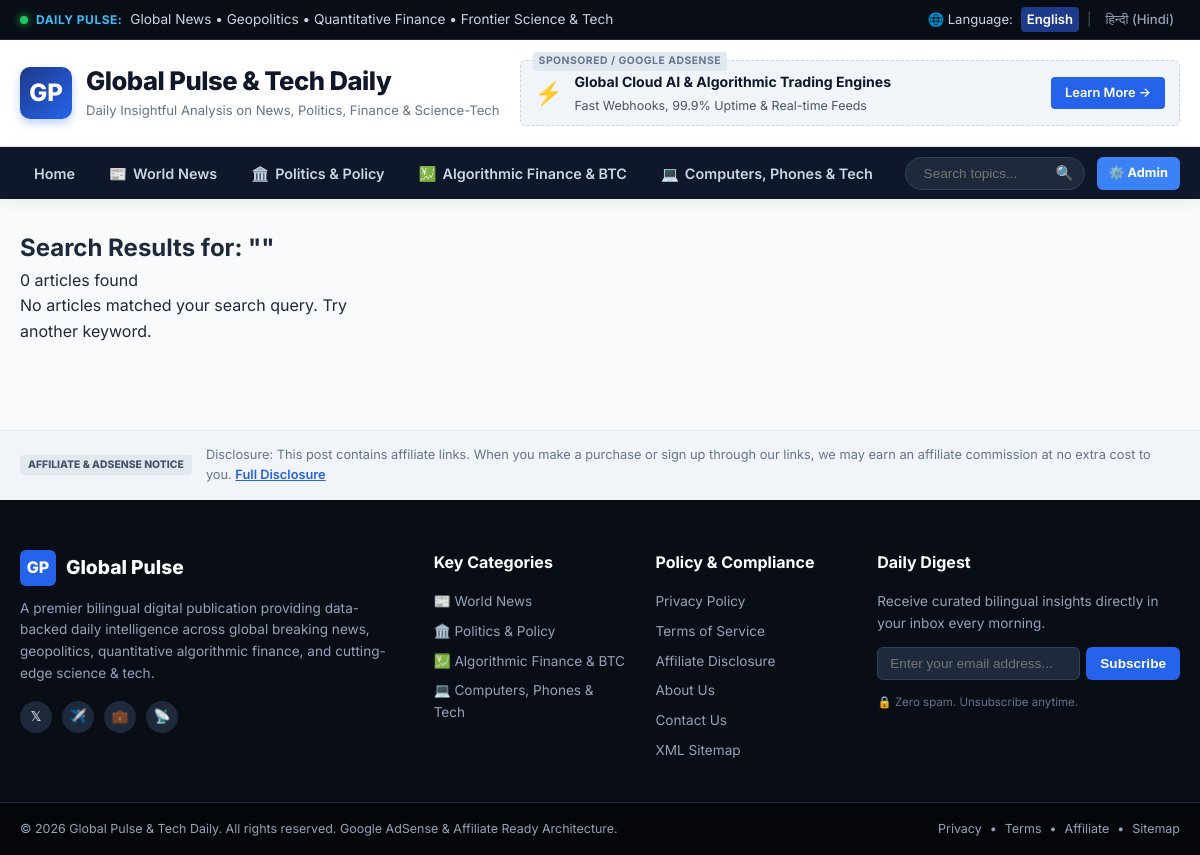
Screenshot of /search with the database file from the repository.
### tables this page shows
CREATE TABLE settings (
            key TEXT PRIMARY KEY,
            value TEXT
        );

### app.py (the view, shortened to what this page needs)
@app.route('/search')
def search():
    query = request.args.get('q', '').strip()
    posts = []
    return render_template('search.html', query=query, posts=posts)

### app.py (called while the page is built)
@app.context_processor
def inject_globals():
    lang = request.args.get('lang') or request.cookies.get('site_lang', 'en')
    settings = get_settings()
    return dict(
        lang=lang,
        settings=settings,
        categories=CATEGORY_META,
        current_year=datetime.now().year
    )

### database.py (called while the page is built)
def get_db():
    conn = sqlite3.connect(DB_PATH)
    conn.row_factory = sqlite3.Row
    return conn

def get_settings():
    conn = get_db()
    cursor = conn.cursor()
    cursor.execute("SELECT key, value FROM settings")
    rows = cursor.fetchall()
    conn.close()
    return {row['key']: row['value'] for row in rows}

### templates/search.html (shortened to what this page needs)
{% extends "base.html" %}
{% block content %}
<div class="container main-content-wrap">
    <div class="search-header-box">
        <h2>
            {% if lang == 'hi' %}खोज परिणाम: "{{ query }}"{% else %}Search Results for: "{{ query }}"{% endif %}
        </h2>
        <p>{{ posts|length }} {% if lang == 'hi' %}लेख मिले{% else %}articles found{% endif %}</p>
    </div>
    <div class="articles-grid">
        {% for post in posts %}
        <article class="article-card">
            <div class="article-thumb-wrap">
                <a href="{{ url_for('post_detail', slug=post.slug) }}">
                    <img src="{{ post.image_url }}" alt="{{ post.title_en }}" loading="lazy">
                </a>
                <span class="card-badge {{ categories[post.category].badge_class }}">
                    {{ categories[post.category].icon }}
                    {% if lang == 'hi' %}{{ categories[post.category].name_hi }}{% else %}{{ categories[post.category].name_en }}{% endif %}
                </span>
            </div>
            <div class="article-card-body">
                <div class="post-meta-row">
                    <span class="post-date">{{ post.created_at[:10] }}</span>
                    <span class="meta-dot">•</span>
                    <span class="post-views">{{ post.views }} views</span>
                </div>
                <h4 class="article-card-title">
                    <a href="{{ url_for('post_detail', slug=post.slug) }}">
                        {% if lang == 'hi' %}{{ post.title_hi }}{% else %}{{ post.title_en }}{% endif %}
                    </a>
                </h4>
                <p class="article-card-excerpt">
                    {% if lang == 'hi' %}{{ post.excerpt_hi[:110] }}...{% else %}{{ post.excerpt_en[:110] }}...{% endif %}
                </p>
                <div class="card-footer">
                    <a href="{{ url_for('post_detail', slug=post.slug) }}" class="card-read-link">
                        {% if lang == 'hi' %}आगे पढ़ें &rarr;{% else %}Read More &rarr;{% endif %}
                    </a>
                </div>
            </div>
        </article>
        {% else %}
        <div class="empty-state">
            <p>{% if lang == 'hi' %}कोई परिणाम नहीं मिला। कृपया भिन्न शब्दों से पुनः खोजें।{% else %}No articles matched your search query. Try another keyword.{% endif %}</p>
        </div>
        {% endfor %}
    </div>
</div>
{% endblock %}

### templates/base.html (shortened to what this page needs)
<!DOCTYPE html>
<html lang="{{ lang }}">
<head>
    <link rel="stylesheet" href="{{ url_for('static', filename='css/style.css') }}">
</head>
<body class="lang-{{ lang }}">
    <header class="top-ticker-bar">
        <div class="container top-bar-inner">
            <div class="ticker-left">
                <span class="live-pulse-dot"></span>
                <span class="ticker-label">
                    {% if lang == 'hi' %}दैनिक अपडेट्स:{% else %}Daily Pulse:{% endif %}
                </span>
                <span class="ticker-text">
                    {% if lang == 'hi' %}
                    समाचार • राजनीति • वित्तीय ऑटोमेशन • विज्ञान एवं प्रौद्योगिकी की ताज़ा ख़बरें
                    {% else %}
                    Global News • Geopolitics • Quantitative Finance • Frontier Science & Tech
                    {% endif %}
                </span>
            </div>
            <div class="ticker-right">
                <div class="lang-selector-group">
                    <span class="lang-lbl">🌐 Language:</span>
                    <a href="{{ url_for('set_language', lang_code='en') }}" class="lang-btn {% if lang == 'en' %}active{% endif %}">English</a>
                    <span class="lang-divider">|</span>
                    <a href="{{ url_for('set_language', lang_code='hi') }}" class="lang-btn {% if lang == 'hi' %}active{% endif %}">हिन्दी (Hindi)</a>
                </div>
            </div>
        </div>
    </header>
    <div class="header-main-area">
        <div class="container header-layout">
            <div class="site-branding">
                <a href="{{ url_for('home') }}" class="logo-link">
                    <div class="logo-badge">GP</div>
                    <div class="logo-text">
                        <h1 class="site-title">
                            {% if lang == 'hi' %}{{ settings.site_title_hi }}{% else %}{{ settings.site_title_en }}{% endif %}
                        </h1>
                        <p class="site-tagline">
                            {% if lang == 'hi' %}{{ settings.site_tagline_hi }}{% else %}{{ settings.site_tagline_en }}{% endif %}
                        </p>
                    </div>
                </a>
            </div>
            <div class="header-ad-slot">
                {% if settings.ads_enabled == '1' %}
                <div class="ad-banner-box leaderboard-banner">
                    <span class="ad-sponsored-tag">SPONSORED / GOOGLE ADSENSE</span>
                    <div class="ad-content-mock">
                        <div class="ad-mock-icon">⚡</div>
                        <div class="ad-mock-text">
                            <strong>Global Cloud AI & Algorithmic Trading Engines</strong>
                            <p>Fast Webhooks, 99.9% Uptime & Real-time Feeds</p>
                        </div>
                        <a href="{{ settings.default_affiliate_cta }}" target="_blank" rel="nofollow sponsored" class="ad-cta-btn">Learn More &rarr;</a>
                    </div>
                </div>
                {% endif %}
            </div>
        </div>
    </div>
    <nav class="main-navbar">
        <div class="container nav-container">
            <ul class="nav-links">
                <li><a href="{{ url_for('home') }}" class="nav-item {% if request.endpoint == 'home' %}active{% endif %}">
                    {% if lang == 'hi' %}होम{% else %}Home{% endif %}
                </a></li>
                {% for slug, cat in categories.items() %}
                <li>
                    <a href="{{ url_for('category_view', cat_slug=slug) }}" class="nav-item {% if cat_slug == slug %}active{% endif %}">
                        <span class="cat-icon">{{ cat.icon }}</span>
                        {% if lang == 'hi' %}{{ cat.name_hi }}{% else %}{{ cat.name_en }}{% endif %}
                    </a>
                </li>
                {% endfor %}
            </ul>
            <div class="nav-right-actions">
                <form action="{{ url_for('search') }}" method="GET" class="search-form">
                    <input type="text" name="q" placeholder="{% if lang == 'hi' %}खोजें...{% else %}Search topics...{% endif %}" value="{{ query|default('') }}" required>
                    <button type="submit" aria-label="Search">🔍</button>
                </form>
                <a href="{{ url_for('admin') }}" class="admin-quick-btn" title="Admin Portal & 1-Click Post Generator">⚙️ Admin</a>
            </div>
        </div>
    </nav>
    <main class="site-main">
        {% block content %}{% endblock %}
    </main>
    <aside class="affiliate-disclosure-strip">
        <div class="container disclosure-box">
            <span class="disclosure-badge">AFFILIATE & ADSENSE NOTICE</span>
            <p>
                {% if lang == 'hi' %}
                {{ settings.affiliate_disclosure_hi }}
                {% else %}
                {{ settings.affiliate_disclosure_en }}
                {% endif %}
                <a href="{{ url_for('affiliate_disclosure') }}" class="read-more-link">
                    {% if lang == 'hi' %}विस्तार से पढ़ें{% else %}Full Disclosure{% endif %}
                </a>
            </p>
        </div>
    </aside>
    <footer class="site-footer">
        <div class="container footer-grid">
            <div class="footer-col about-col">
                <div class="footer-logo">
                    <span class="footer-logo-badge">GP</span>
                    <span class="footer-logo-text">Global Pulse</span>
                </div>
                <p class="footer-desc">
                    {% if lang == 'hi' %}
                    एक अग्रणी द्विभाषी डिजिटल प्रकाशन जो समाचार, वैश्विक राजनीति, क्वांटिटेटिव वित्त और आधुनिक विज्ञान-प्रौद्योगिकी पर तथ्य-आधारित दैनिक विश्लेषण प्रदान करता है।
                    {% else %}
                    A premier bilingual digital publication providing data-backed daily intelligence across global breaking news, geopolitics, quantitative algorithmic finance, and cutting-edge science & tech.
                    {% endif %}
                </p>
                <div class="footer-socials">
                    <a href="#" class="social-icon" aria-label="Twitter">𝕏</a>
                    <a href="#" class="social-icon" aria-label="Telegram">✈️</a>
                    <a href="#" class="social-icon" aria-label="LinkedIn">💼</a>
                    <a href="{{ url_for('feed') }}" class="social-icon" aria-label="RSS Feed" title="RSS Feed">📡</a>
                </div>
            </div>
            <div class="footer-col">
                <h4 class="footer-heading">{% if lang == 'hi' %}प्रमुख श्रेणियां{% else %}Key Categories{% endif %}</h4>
                <ul class="footer-list">
                    {% for slug, cat in categories.items() %}
                    <li>
                        <a href="{{ url_for('category_view', cat_slug=slug) }}">
                            {{ cat.icon }} {% if lang == 'hi' %}{{ cat.name_hi }}{% else %}{{ cat.name_en }}{% endif %}
                        </a>
                    </li>
                    {% endfor %}
                </ul>
            </div>
            <div class="footer-col">
                <h4 class="footer-heading">{% if lang == 'hi' %}नीति एवं अनुपालन{% else %}Policy & Compliance{% endif %}</h4>
                <ul class="footer-list">
                    <li><a href="{{ url_for('privacy_policy') }}">{% if lang == 'hi' %}गोपनीयता नीति (Privacy Policy){% else %}Privacy Policy{% endif %}</a></li>
                    <li><a href="{{ url_for('terms') }}">{% if lang == 'hi' %}नियम और शर्तें (Terms of Service){% else %}Terms of Service{% endif %}</a></li>
                    <li><a href="{{ url_for('affiliate_disclosure') }}">{% if lang == 'hi' %}एफिलिएट प्रकटीकरण (Affiliate Disclosure){% else %}Affiliate Disclosure{% endif %}</a></li>
                    <li><a href="{{ url_for('about') }}">{% if lang == 'hi' %}हमारे बारे में (About Us){% else %}About Us{% endif %}</a></li>
                    <li><a href="{{ url_for('contact') }}">{% if lang == 'hi' %}संपर्क करें (Contact Us){% else %}Contact Us{% endif %}</a></li>
                    <li><a href="{{ url_for('sitemap') }}">XML Sitemap</a></li>
                </ul>
            </div>
            <div class="footer-col newsletter-col">
                <h4 class="footer-heading">{% if lang == 'hi' %}दैनिक न्यूज़लेटर{% else %}Daily Digest{% endif %}</h4>
                <p class="newsletter-sub">
                    {% if lang == 'hi' %}
                    हर सुबह शीर्ष समाचार और विश्लेषण अपने इनबॉक्स में प्राप्त करें।
                    {% else %}
                    Receive curated bilingual insights directly in your inbox every morning.
                    {% endif %}
                </p>
                <form class="newsletter-form" onsubmit="event.preventDefault(); alert('Thank you for subscribing to daily alerts!');">
                    <input type="email" placeholder="{% if lang == 'hi' %}अपना ईमेल दर्ज करें...{% else %}Enter your email address...{% endif %}" required>
                    <button type="submit">{% if lang == 'hi' %}सब्सक्राइब{% else %}Subscribe{% endif %}</button>
                </form>
                <span class="spam-free-note">🔒 Zero spam. Unsubscribe anytime.</span>
            </div>
        </div>
        <div class="footer-bottom">
            <div class="container footer-bottom-inner">
                <p>&copy; {{ current_year }} Global Pulse & Tech Daily. All rights reserved. Google AdSense & Affiliate Ready Architecture.</p>
                <div class="footer-bottom-links">
                    <a href="{{ url_for('privacy_policy') }}">Privacy</a>
                    <span>•</span>
                    <a href="{{ url_for('terms') }}">Terms</a>
                    <span>•</span>
                    <a href="{{ url_for('affiliate_disclosure') }}">Affiliate</a>
                    <span>•</span>
                    <a href="{{ url_for('sitemap') }}">Sitemap</a>
                </div>
            </div>
        </div>
    </footer>
</body>
</html>

### rows the page displays
settings: site_title_en "Global Pulse & Tech Daily"
settings: site_tagline_en "Daily Insightful Analysis on News, Politics, Finance & Science-Tech"
settings: affiliate_disclosure_en "Disclosure: This post contains affiliate links. When you make a purchase or sign up through our links, we may earn an affiliate commission at no extra cost to you."

### other values shown
{{ cat.icon }} "📰" "🏛️" "💹" "💻"
{{ cat.name_en }} "World News" "Politics & Policy" "Algorithmic Finance & BTC" "Computers, Phones & Tech"
{{ posts|length }} "0"
